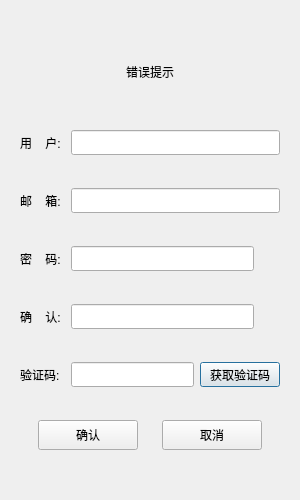
<?xml version="1.0" encoding="UTF-8"?>
<ui version="4.0">
 <class>RegisterDialog</class>
 <widget class="QDialog" name="RegisterDialog">
  <property name="geometry">
   <rect>
    <x>0</x>
    <y>0</y>
    <width>300</width>
    <height>500</height>
   </rect>
  </property>
  <property name="minimumSize">
   <size>
    <width>300</width>
    <height>500</height>
   </size>
  </property>
  <property name="maximumSize">
   <size>
    <width>300</width>
    <height>500</height>
   </size>
  </property>
  <property name="windowTitle">
   <string>Dialog</string>
  </property>
  <layout class="QVBoxLayout" name="verticalLayout_2">
   <item>
    <layout class="QVBoxLayout" name="verticalLayout">
     <item>
      <widget class="QStackedWidget" name="stackedWidget">
       <property name="currentIndex">
        <number>0</number>
       </property>
       <widget class="QWidget" name="page">
        <layout class="QVBoxLayout" name="verticalLayout_3">
         <item>
          <widget class="QWidget" name="widget" native="true">
           <property name="minimumSize">
            <size>
             <width>0</width>
             <height>50</height>
            </size>
           </property>
           <property name="maximumSize">
            <size>
             <width>16777215</width>
             <height>50</height>
            </size>
           </property>
           <layout class="QVBoxLayout" name="verticalLayout_4">
            <item>
             <widget class="QLabel" name="err_tip">
              <property name="text">
               <string>错误提示</string>
              </property>
              <property name="alignment">
               <set>Qt::AlignmentFlag::AlignCenter</set>
              </property>
             </widget>
            </item>
           </layout>
          </widget>
         </item>
         <item>
          <layout class="QHBoxLayout" name="horizontalLayout">
           <item>
            <widget class="QLabel" name="user_label">
             <property name="minimumSize">
              <size>
               <width>45</width>
               <height>25</height>
              </size>
             </property>
             <property name="maximumSize">
              <size>
               <width>45</width>
               <height>25</height>
              </size>
             </property>
             <property name="autoFillBackground">
              <bool>false</bool>
             </property>
             <property name="text">
              <string>用    户:</string>
             </property>
             <property name="alignment">
              <set>Qt::AlignmentFlag::AlignLeading|Qt::AlignmentFlag::AlignLeft|Qt::AlignmentFlag::AlignVCenter</set>
             </property>
            </widget>
           </item>
           <item>
            <widget class="QLineEdit" name="user_edit">
             <property name="minimumSize">
              <size>
               <width>0</width>
               <height>25</height>
              </size>
             </property>
             <property name="maximumSize">
              <size>
               <width>16777215</width>
               <height>25</height>
              </size>
             </property>
            </widget>
           </item>
          </layout>
         </item>
         <item>
          <layout class="QHBoxLayout" name="horizontalLayout_2">
           <item>
            <widget class="QLabel" name="email_label">
             <property name="minimumSize">
              <size>
               <width>45</width>
               <height>25</height>
              </size>
             </property>
             <property name="maximumSize">
              <size>
               <width>45</width>
               <height>25</height>
              </size>
             </property>
             <property name="text">
              <string>邮    箱:</string>
             </property>
            </widget>
           </item>
           <item>
            <widget class="QLineEdit" name="email_edit">
             <property name="minimumSize">
              <size>
               <width>0</width>
               <height>25</height>
              </size>
             </property>
             <property name="maximumSize">
              <size>
               <width>16777215</width>
               <height>25</height>
              </size>
             </property>
            </widget>
           </item>
          </layout>
         </item>
         <item>
          <layout class="QHBoxLayout" name="horizontalLayout_3">
           <item>
            <widget class="QLabel" name="pass_label">
             <property name="minimumSize">
              <size>
               <width>45</width>
               <height>25</height>
              </size>
             </property>
             <property name="maximumSize">
              <size>
               <width>45</width>
               <height>25</height>
              </size>
             </property>
             <property name="text">
              <string>密    码:</string>
             </property>
            </widget>
           </item>
           <item>
            <widget class="QLineEdit" name="pass_edit">
             <property name="minimumSize">
              <size>
               <width>0</width>
               <height>25</height>
              </size>
             </property>
             <property name="maximumSize">
              <size>
               <width>16777215</width>
               <height>25</height>
              </size>
             </property>
            </widget>
           </item>
           <item>
            <widget class="ClickedLabel" name="pass_visible">
             <property name="minimumSize">
              <size>
               <width>20</width>
               <height>20</height>
              </size>
             </property>
             <property name="maximumSize">
              <size>
               <width>20</width>
               <height>20</height>
              </size>
             </property>
             <property name="text">
              <string/>
             </property>
            </widget>
           </item>
          </layout>
         </item>
         <item>
          <layout class="QHBoxLayout" name="horizontalLayout_4">
           <item>
            <widget class="QLabel" name="confirm_label">
             <property name="minimumSize">
              <size>
               <width>45</width>
               <height>25</height>
              </size>
             </property>
             <property name="maximumSize">
              <size>
               <width>45</width>
               <height>25</height>
              </size>
             </property>
             <property name="text">
              <string>确    认:</string>
             </property>
            </widget>
           </item>
           <item>
            <widget class="QLineEdit" name="confirm_edit">
             <property name="minimumSize">
              <size>
               <width>0</width>
               <height>25</height>
              </size>
             </property>
             <property name="maximumSize">
              <size>
               <width>16777215</width>
               <height>25</height>
              </size>
             </property>
             <property name="frame">
              <bool>true</bool>
             </property>
            </widget>
           </item>
           <item>
            <widget class="ClickedLabel" name="confirm_visible">
             <property name="minimumSize">
              <size>
               <width>20</width>
               <height>20</height>
              </size>
             </property>
             <property name="maximumSize">
              <size>
               <width>20</width>
               <height>20</height>
              </size>
             </property>
             <property name="text">
              <string/>
             </property>
            </widget>
           </item>
          </layout>
         </item>
         <item>
          <layout class="QHBoxLayout" name="horizontalLayout_5">
           <item>
            <widget class="QLabel" name="verify_label">
             <property name="minimumSize">
              <size>
               <width>45</width>
               <height>25</height>
              </size>
             </property>
             <property name="maximumSize">
              <size>
               <width>45</width>
               <height>25</height>
              </size>
             </property>
             <property name="text">
              <string>验证码:</string>
             </property>
            </widget>
           </item>
           <item>
            <widget class="QLineEdit" name="verify_edit">
             <property name="minimumSize">
              <size>
               <width>0</width>
               <height>25</height>
              </size>
             </property>
             <property name="maximumSize">
              <size>
               <width>16777215</width>
               <height>25</height>
              </size>
             </property>
            </widget>
           </item>
           <item>
            <widget class="TimerButton" name="get_code">
             <property name="minimumSize">
              <size>
               <width>0</width>
               <height>25</height>
              </size>
             </property>
             <property name="maximumSize">
              <size>
               <width>16777215</width>
               <height>25</height>
              </size>
             </property>
             <property name="text">
              <string>获取验证码</string>
             </property>
            </widget>
           </item>
          </layout>
         </item>
         <item>
          <layout class="QHBoxLayout" name="horizontalLayout_6">
           <item>
            <spacer name="horizontalSpacer">
             <property name="orientation">
              <enum>Qt::Orientation::Horizontal</enum>
             </property>
             <property name="sizeHint" stdset="0">
              <size>
               <width>40</width>
               <height>20</height>
              </size>
             </property>
            </spacer>
           </item>
           <item>
            <widget class="QPushButton" name="confirm_btn">
             <property name="minimumSize">
              <size>
               <width>100</width>
               <height>30</height>
              </size>
             </property>
             <property name="maximumSize">
              <size>
               <width>100</width>
               <height>30</height>
              </size>
             </property>
             <property name="text">
              <string>确认</string>
             </property>
            </widget>
           </item>
           <item>
            <spacer name="horizontalSpacer_2">
             <property name="orientation">
              <enum>Qt::Orientation::Horizontal</enum>
             </property>
             <property name="sizeHint" stdset="0">
              <size>
               <width>40</width>
               <height>20</height>
              </size>
             </property>
            </spacer>
           </item>
           <item>
            <widget class="QPushButton" name="cancel_btn">
             <property name="minimumSize">
              <size>
               <width>100</width>
               <height>30</height>
              </size>
             </property>
             <property name="maximumSize">
              <size>
               <width>100</width>
               <height>30</height>
              </size>
             </property>
             <property name="text">
              <string>取消</string>
             </property>
            </widget>
           </item>
           <item>
            <spacer name="horizontalSpacer_3">
             <property name="orientation">
              <enum>Qt::Orientation::Horizontal</enum>
             </property>
             <property name="sizeHint" stdset="0">
              <size>
               <width>40</width>
               <height>20</height>
              </size>
             </property>
            </spacer>
           </item>
          </layout>
         </item>
        </layout>
       </widget>
       <widget class="QWidget" name="page_2">
        <layout class="QVBoxLayout" name="verticalLayout_5">
         <item>
          <spacer name="verticalSpacer">
           <property name="orientation">
            <enum>Qt::Orientation::Vertical</enum>
           </property>
           <property name="sizeHint" stdset="0">
            <size>
             <width>20</width>
             <height>40</height>
            </size>
           </property>
          </spacer>
         </item>
         <item>
          <widget class="QLabel" name="tip_label">
           <property name="text">
            <string>注册成功，5 s后返回登陆界面</string>
           </property>
           <property name="alignment">
            <set>Qt::AlignmentFlag::AlignCenter</set>
           </property>
          </widget>
         </item>
         <item>
          <widget class="QLabel" name="label_2">
           <property name="text">
            <string>可点击返回按钮直接返回登陆页面</string>
           </property>
           <property name="alignment">
            <set>Qt::AlignmentFlag::AlignCenter</set>
           </property>
          </widget>
         </item>
         <item>
          <spacer name="verticalSpacer_2">
           <property name="orientation">
            <enum>Qt::Orientation::Vertical</enum>
           </property>
           <property name="sizeHint" stdset="0">
            <size>
             <width>20</width>
             <height>40</height>
            </size>
           </property>
          </spacer>
         </item>
         <item>
          <widget class="QWidget" name="widget_2" native="true">
           <layout class="QHBoxLayout" name="horizontalLayout_7">
            <item>
             <spacer name="horizontalSpacer_4">
              <property name="orientation">
               <enum>Qt::Orientation::Horizontal</enum>
              </property>
              <property name="sizeHint" stdset="0">
               <size>
                <width>40</width>
                <height>20</height>
               </size>
              </property>
             </spacer>
            </item>
            <item>
             <widget class="QPushButton" name="return_btn">
              <property name="text">
               <string>返回</string>
              </property>
             </widget>
            </item>
            <item>
             <spacer name="horizontalSpacer_5">
              <property name="orientation">
               <enum>Qt::Orientation::Horizontal</enum>
              </property>
              <property name="sizeHint" stdset="0">
               <size>
                <width>40</width>
                <height>20</height>
               </size>
              </property>
             </spacer>
            </item>
           </layout>
          </widget>
         </item>
         <item>
          <spacer name="verticalSpacer_3">
           <property name="orientation">
            <enum>Qt::Orientation::Vertical</enum>
           </property>
           <property name="sizeHint" stdset="0">
            <size>
             <width>20</width>
             <height>40</height>
            </size>
           </property>
          </spacer>
         </item>
        </layout>
       </widget>
      </widget>
     </item>
    </layout>
   </item>
  </layout>
 </widget>
 <customwidgets>
  <customwidget>
   <class>ClickedLabel</class>
   <extends>QLabel</extends>
   <header>clickedlabel.h</header>
  </customwidget>
  <customwidget>
   <class>TimerButton</class>
   <extends>QPushButton</extends>
   <header>timerbutton.h</header>
  </customwidget>
 </customwidgets>
 <resources/>
 <connections/>
</ui>
